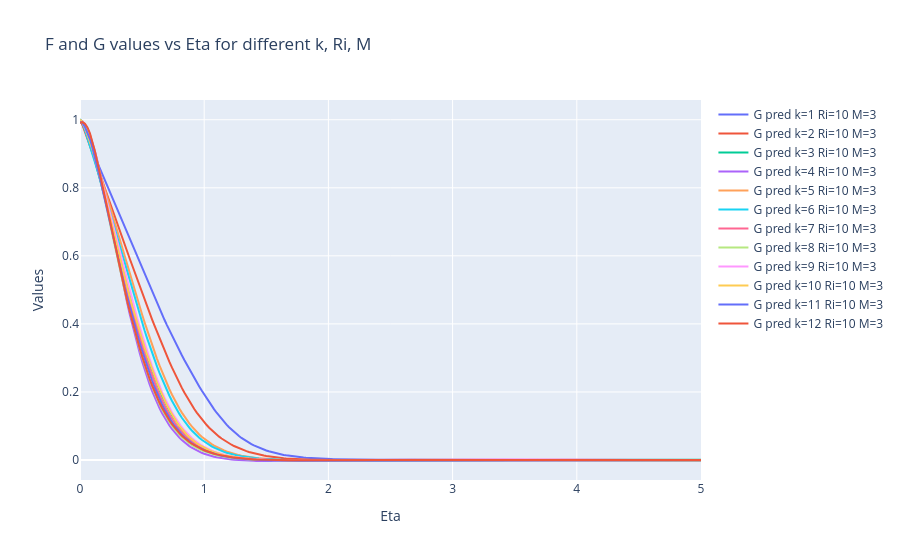

Write notebook code for a chart like this one.
### Code cell
#PLOT PLOTLY GRAPH FOR aCTUAL VALUES F1 to F12
import plotly.express as px
import plotly.graph_objects as go
fig = go.Figure()
for k in range(1,13):
    sub = df[df['k']==k].sort_values('Eta')
    #ri,m = k_map[int(k)]
    #fig.add_trace(go.Scatter(x=sub['Eta'], y=sub['Fval'], mode='lines+markers', name=f'F true k={int(k)} Ri={ri} M={m}'))
    #fig.add_trace(go.Scatter(x=sub['Eta'], y=sub['p_Fval'], mode='lines+markers', name=f'F pred k={int(k)} Ri={ri} M={m}'))
    #fig.add_trace(go.Scatter(x=sub['Eta'], y=sub['Gval'], mode='lines+markers', name=f'G true k={int(k)} Ri={ri} M={m}'))
    fig.add_trace(go.Scatter(x=sub['Eta'], y=sub['p_Gval'], mode='lines', name=f'G pred k={int(k)} Ri={ri} M={m}'))
fig.update_layout(title='F and G values vs Eta for different k, Ri, M', xaxis_title='Eta', yaxis_title='Values')
fig.write_html(os.path.join(OUT_DIR, "G_Pred_values_plotly.html"))
fig.show()

### Figure 1 — Plotly figure (JSON) as saved in the notebook; plotly's stock layout.template omitted (floating-point values rounded to 4 significant figures; data arrays with more than 128 entries replaced by an {"elided": "..."} marker saying what was removed)
{"data": [{"mode": "lines", "name": "G pred k=1 Ri=10 M=3", "type": "scatter", "x": {"elided": "251 float values"}, "y": {"elided": "251 float values"}}, {"mode": "lines", "name": "G pred k=2 Ri=10 M=3", "type": "scatter", "x": {"elided": "251 float values"}, "y": {"elided": "251 float values"}}, {"mode": "lines", "name": "G pred k=3 Ri=10 M=3", "type": "scatter", "x": {"elided": "251 float values"}, "y": {"elided": "251 float values"}}, {"mode": "lines", "name": "G pred k=4 Ri=10 M=3", "type": "scatter", "x": {"elided": "251 float values"}, "y": {"elided": "251 float values"}}, {"mode": "lines", "name": "G pred k=5 Ri=10 M=3", "type": "scatter", "x": {"elided": "251 float values"}, "y": {"elided": "251 float values"}}, {"mode": "lines", "name": "G pred k=6 Ri=10 M=3", "type": "scatter", "x": {"elided": "251 float values"}, "y": {"elided": "251 float values"}}, {"mode": "lines", "name": "G pred k=7 Ri=10 M=3", "type": "scatter", "x": {"elided": "251 float values"}, "y": {"elided": "251 float values"}}, {"mode": "lines", "name": "G pred k=8 Ri=10 M=3", "type": "scatter", "x": {"elided": "251 float values"}, "y": {"elided": "251 float values"}}, {"mode": "lines", "name": "G pred k=9 Ri=10 M=3", "type": "scatter", "x": {"elided": "251 float values"}, "y": {"elided": "251 float values"}}, {"mode": "lines", "name": "G pred k=10 Ri=10 M=3", "type": "scatter", "x": {"elided": "251 float values"}, "y": {"elided": "251 float values"}}, {"mode": "lines", "name": "G pred k=11 Ri=10 M=3", "type": "scatter", "x": {"elided": "251 float values"}, "y": {"elided": "251 float values"}}, {"mode": "lines", "name": "G pred k=12 Ri=10 M=3", "type": "scatter", "x": {"elided": "251 float values"}, "y": {"elided": "251 float values"}}], "layout": {"title": {"text": "F and G values vs Eta for different k, Ri, M"}, "xaxis": {"title": {"text": "Eta"}}, "yaxis": {"title": {"text": "Values"}}}}
